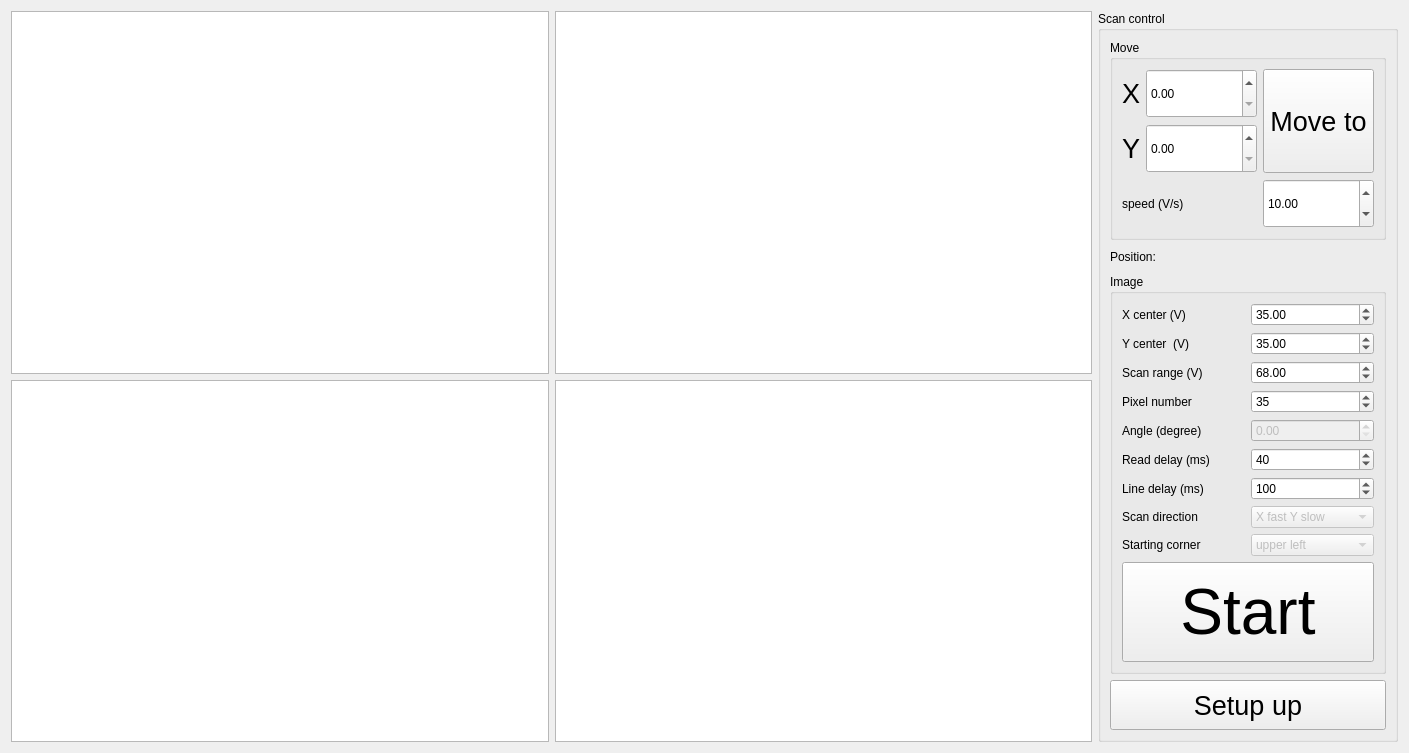
<?xml version="1.0" encoding="UTF-8"?>
<ui version="4.0">
 <class>Scan_UI</class>
 <widget class="QWidget" name="Scan_UI">
  <property name="geometry">
   <rect>
    <x>0</x>
    <y>0</y>
    <width>1409</width>
    <height>753</height>
   </rect>
  </property>
  <property name="windowTitle">
   <string>Scan</string>
  </property>
  <layout class="QHBoxLayout" name="horizontalLayout_2">
   <item>
    <layout class="QGridLayout" name="gridLayout">
     <item row="1" column="0">
      <widget class="ImageView" name="Image_View_2"/>
     </item>
     <item row="0" column="0">
      <widget class="ImageView" name="Image_View_1"/>
     </item>
     <item row="0" column="2" rowspan="2">
      <widget class="QGroupBox" name="groupBox">
       <property name="sizePolicy">
        <sizepolicy hsizetype="Fixed" vsizetype="Minimum">
         <horstretch>0</horstretch>
         <verstretch>0</verstretch>
        </sizepolicy>
       </property>
       <property name="minimumSize">
        <size>
         <width>300</width>
         <height>0</height>
        </size>
       </property>
       <property name="maximumSize">
        <size>
         <width>500</width>
         <height>16777215</height>
        </size>
       </property>
       <property name="title">
        <string>Scan control</string>
       </property>
       <layout class="QVBoxLayout" name="verticalLayout_2">
        <item>
         <layout class="QVBoxLayout" name="verticalLayout">
          <item>
           <widget class="QGroupBox" name="Move_groupbox">
            <property name="sizePolicy">
             <sizepolicy hsizetype="Preferred" vsizetype="Maximum">
              <horstretch>0</horstretch>
              <verstretch>0</verstretch>
             </sizepolicy>
            </property>
            <property name="minimumSize">
             <size>
              <width>0</width>
              <height>200</height>
             </size>
            </property>
            <property name="title">
             <string>Move</string>
            </property>
            <layout class="QGridLayout" name="gridLayout_3">
             <item row="0" column="0">
              <layout class="QGridLayout" name="gridLayout_2">
               <item row="0" column="0">
                <widget class="QLabel" name="label">
                 <property name="sizePolicy">
                  <sizepolicy hsizetype="Maximum" vsizetype="Preferred">
                   <horstretch>0</horstretch>
                   <verstretch>0</verstretch>
                  </sizepolicy>
                 </property>
                 <property name="font">
                  <font>
                   <pointsize>20</pointsize>
                  </font>
                 </property>
                 <property name="text">
                  <string>X</string>
                 </property>
                </widget>
               </item>
               <item row="1" column="0">
                <widget class="QLabel" name="label_2">
                 <property name="sizePolicy">
                  <sizepolicy hsizetype="Maximum" vsizetype="Preferred">
                   <horstretch>0</horstretch>
                   <verstretch>0</verstretch>
                  </sizepolicy>
                 </property>
                 <property name="font">
                  <font>
                   <pointsize>20</pointsize>
                  </font>
                 </property>
                 <property name="text">
                  <string>Y</string>
                 </property>
                </widget>
               </item>
               <item row="0" column="1">
                <widget class="QDoubleSpinBox" name="X_move_spinbox">
                 <property name="sizePolicy">
                  <sizepolicy hsizetype="Minimum" vsizetype="Minimum">
                   <horstretch>0</horstretch>
                   <verstretch>0</verstretch>
                  </sizepolicy>
                 </property>
                 <property name="maximum">
                  <double>150.000000000000000</double>
                 </property>
                </widget>
               </item>
               <item row="1" column="1">
                <widget class="QDoubleSpinBox" name="Y_move_spinbox">
                 <property name="sizePolicy">
                  <sizepolicy hsizetype="Minimum" vsizetype="Minimum">
                   <horstretch>0</horstretch>
                   <verstretch>0</verstretch>
                  </sizepolicy>
                 </property>
                 <property name="maximum">
                  <double>150.000000000000000</double>
                 </property>
                </widget>
               </item>
               <item row="2" column="0" colspan="2">
                <widget class="QLabel" name="label_3">
                 <property name="sizePolicy">
                  <sizepolicy hsizetype="Preferred" vsizetype="Minimum">
                   <horstretch>0</horstretch>
                   <verstretch>0</verstretch>
                  </sizepolicy>
                 </property>
                 <property name="text">
                  <string>speed (V/s)</string>
                 </property>
                </widget>
               </item>
               <item row="2" column="2">
                <widget class="QDoubleSpinBox" name="speed_move_spinbox">
                 <property name="sizePolicy">
                  <sizepolicy hsizetype="Minimum" vsizetype="Minimum">
                   <horstretch>0</horstretch>
                   <verstretch>0</verstretch>
                  </sizepolicy>
                 </property>
                 <property name="decimals">
                  <number>2</number>
                 </property>
                 <property name="minimum">
                  <double>0.100000000000000</double>
                 </property>
                 <property name="value">
                  <double>10.000000000000000</double>
                 </property>
                </widget>
               </item>
               <item row="0" column="2" rowspan="2">
                <widget class="QPushButton" name="start_move_button">
                 <property name="sizePolicy">
                  <sizepolicy hsizetype="Minimum" vsizetype="Minimum">
                   <horstretch>0</horstretch>
                   <verstretch>0</verstretch>
                  </sizepolicy>
                 </property>
                 <property name="font">
                  <font>
                   <pointsize>20</pointsize>
                  </font>
                 </property>
                 <property name="text">
                  <string>Move to</string>
                 </property>
                </widget>
               </item>
              </layout>
             </item>
            </layout>
           </widget>
          </item>
          <item>
           <widget class="QLabel" name="poslabel">
            <property name="text">
             <string>Position:</string>
            </property>
           </widget>
          </item>
          <item>
           <widget class="QGroupBox" name="Image_groupbox">
            <property name="title">
             <string>Image</string>
            </property>
            <layout class="QGridLayout" name="gridLayout_5">
             <item row="0" column="0">
              <layout class="QGridLayout" name="gridLayout_4">
               <item row="7" column="0">
                <widget class="QLabel" name="label_8">
                 <property name="text">
                  <string>Scan direction</string>
                 </property>
                </widget>
               </item>
               <item row="8" column="0">
                <widget class="QLabel" name="label_9">
                 <property name="text">
                  <string>Starting corner</string>
                 </property>
                </widget>
               </item>
               <item row="2" column="1">
                <widget class="QDoubleSpinBox" name="range_scan_spinbox">
                 <property name="sizePolicy">
                  <sizepolicy hsizetype="Minimum" vsizetype="Minimum">
                   <horstretch>0</horstretch>
                   <verstretch>0</verstretch>
                  </sizepolicy>
                 </property>
                 <property name="maximum">
                  <double>150.000000000000000</double>
                 </property>
                 <property name="value">
                  <double>68.000000000000000</double>
                 </property>
                </widget>
               </item>
               <item row="5" column="1">
                <widget class="QSpinBox" name="readdelay_scan_spinbox">
                 <property name="sizePolicy">
                  <sizepolicy hsizetype="Minimum" vsizetype="Minimum">
                   <horstretch>0</horstretch>
                   <verstretch>0</verstretch>
                  </sizepolicy>
                 </property>
                 <property name="maximum">
                  <number>1000</number>
                 </property>
                 <property name="value">
                  <number>40</number>
                 </property>
                </widget>
               </item>
               <item row="3" column="0">
                <widget class="QLabel" name="label_5">
                 <property name="text">
                  <string>Pixel number</string>
                 </property>
                </widget>
               </item>
               <item row="6" column="0">
                <widget class="QLabel" name="label_7">
                 <property name="text">
                  <string>Line delay (ms)</string>
                 </property>
                </widget>
               </item>
               <item row="1" column="1">
                <widget class="QDoubleSpinBox" name="Ycenter_scan_spinbox">
                 <property name="sizePolicy">
                  <sizepolicy hsizetype="Minimum" vsizetype="Minimum">
                   <horstretch>0</horstretch>
                   <verstretch>0</verstretch>
                  </sizepolicy>
                 </property>
                 <property name="value">
                  <double>35.000000000000000</double>
                 </property>
                </widget>
               </item>
               <item row="8" column="1">
                <widget class="QComboBox" name="corner_scan_combobox">
                 <property name="enabled">
                  <bool>false</bool>
                 </property>
                 <property name="sizePolicy">
                  <sizepolicy hsizetype="Preferred" vsizetype="Minimum">
                   <horstretch>0</horstretch>
                   <verstretch>0</verstretch>
                  </sizepolicy>
                 </property>
                 <item>
                  <property name="text">
                   <string>upper left</string>
                  </property>
                 </item>
                 <item>
                  <property name="text">
                   <string>upper right</string>
                  </property>
                 </item>
                 <item>
                  <property name="text">
                   <string>lower left</string>
                  </property>
                 </item>
                 <item>
                  <property name="text">
                   <string>lower right</string>
                  </property>
                 </item>
                </widget>
               </item>
               <item row="7" column="1">
                <widget class="QComboBox" name="dir_scan_combobox">
                 <property name="enabled">
                  <bool>false</bool>
                 </property>
                 <property name="sizePolicy">
                  <sizepolicy hsizetype="Preferred" vsizetype="Minimum">
                   <horstretch>0</horstretch>
                   <verstretch>0</verstretch>
                  </sizepolicy>
                 </property>
                 <item>
                  <property name="text">
                   <string>X fast Y slow</string>
                  </property>
                 </item>
                 <item>
                  <property name="text">
                   <string>Y fast X slow</string>
                  </property>
                 </item>
                </widget>
               </item>
               <item row="0" column="0">
                <widget class="QLabel" name="label_10">
                 <property name="text">
                  <string>X center (V)</string>
                 </property>
                </widget>
               </item>
               <item row="5" column="0">
                <widget class="QLabel" name="label_6">
                 <property name="text">
                  <string>Read delay (ms)</string>
                 </property>
                </widget>
               </item>
               <item row="6" column="1">
                <widget class="QSpinBox" name="linedelay_scan_spinbox">
                 <property name="sizePolicy">
                  <sizepolicy hsizetype="Minimum" vsizetype="Minimum">
                   <horstretch>0</horstretch>
                   <verstretch>0</verstretch>
                  </sizepolicy>
                 </property>
                 <property name="maximum">
                  <number>10000</number>
                 </property>
                 <property name="value">
                  <number>100</number>
                 </property>
                </widget>
               </item>
               <item row="0" column="1">
                <widget class="QDoubleSpinBox" name="Xcenter_scan_spinbox">
                 <property name="sizePolicy">
                  <sizepolicy hsizetype="Minimum" vsizetype="Minimum">
                   <horstretch>0</horstretch>
                   <verstretch>0</verstretch>
                  </sizepolicy>
                 </property>
                 <property name="value">
                  <double>35.000000000000000</double>
                 </property>
                </widget>
               </item>
               <item row="3" column="1">
                <widget class="QSpinBox" name="pixelnum_scan_spinbox">
                 <property name="sizePolicy">
                  <sizepolicy hsizetype="Minimum" vsizetype="Minimum">
                   <horstretch>0</horstretch>
                   <verstretch>0</verstretch>
                  </sizepolicy>
                 </property>
                 <property name="minimum">
                  <number>2</number>
                 </property>
                 <property name="maximum">
                  <number>4096</number>
                 </property>
                 <property name="value">
                  <number>35</number>
                 </property>
                </widget>
               </item>
               <item row="2" column="0">
                <widget class="QLabel" name="label_4">
                 <property name="text">
                  <string>Scan range (V)</string>
                 </property>
                </widget>
               </item>
               <item row="1" column="0">
                <widget class="QLabel" name="label_11">
                 <property name="text">
                  <string>Y center  (V)</string>
                 </property>
                </widget>
               </item>
               <item row="4" column="0">
                <widget class="QLabel" name="label_12">
                 <property name="text">
                  <string>Angle (degree)</string>
                 </property>
                </widget>
               </item>
               <item row="4" column="1">
                <widget class="QDoubleSpinBox" name="angle_scan_spinbox">
                 <property name="enabled">
                  <bool>false</bool>
                 </property>
                 <property name="sizePolicy">
                  <sizepolicy hsizetype="Minimum" vsizetype="Minimum">
                   <horstretch>0</horstretch>
                   <verstretch>0</verstretch>
                  </sizepolicy>
                 </property>
                 <property name="maximum">
                  <double>180.000000000000000</double>
                 </property>
                </widget>
               </item>
              </layout>
             </item>
             <item row="1" column="0">
              <widget class="QPushButton" name="start_scan_button">
               <property name="minimumSize">
                <size>
                 <width>0</width>
                 <height>100</height>
                </size>
               </property>
               <property name="font">
                <font>
                 <pointsize>48</pointsize>
                </font>
               </property>
               <property name="text">
                <string>Start</string>
               </property>
              </widget>
             </item>
            </layout>
           </widget>
          </item>
         </layout>
        </item>
        <item>
         <widget class="QPushButton" name="setup_button">
          <property name="minimumSize">
           <size>
            <width>0</width>
            <height>50</height>
           </size>
          </property>
          <property name="font">
           <font>
            <pointsize>20</pointsize>
           </font>
          </property>
          <property name="text">
           <string>Setup up</string>
          </property>
         </widget>
        </item>
       </layout>
      </widget>
     </item>
     <item row="0" column="1">
      <widget class="ImageView" name="Image_View_3"/>
     </item>
     <item row="1" column="1">
      <widget class="ImageView" name="Image_View_4"/>
     </item>
    </layout>
   </item>
  </layout>
 </widget>
 <customwidgets>
  <customwidget>
   <class>ImageView</class>
   <extends>QGraphicsView</extends>
   <header>pyqtgraph</header>
  </customwidget>
 </customwidgets>
 <resources/>
 <connections/>
</ui>
